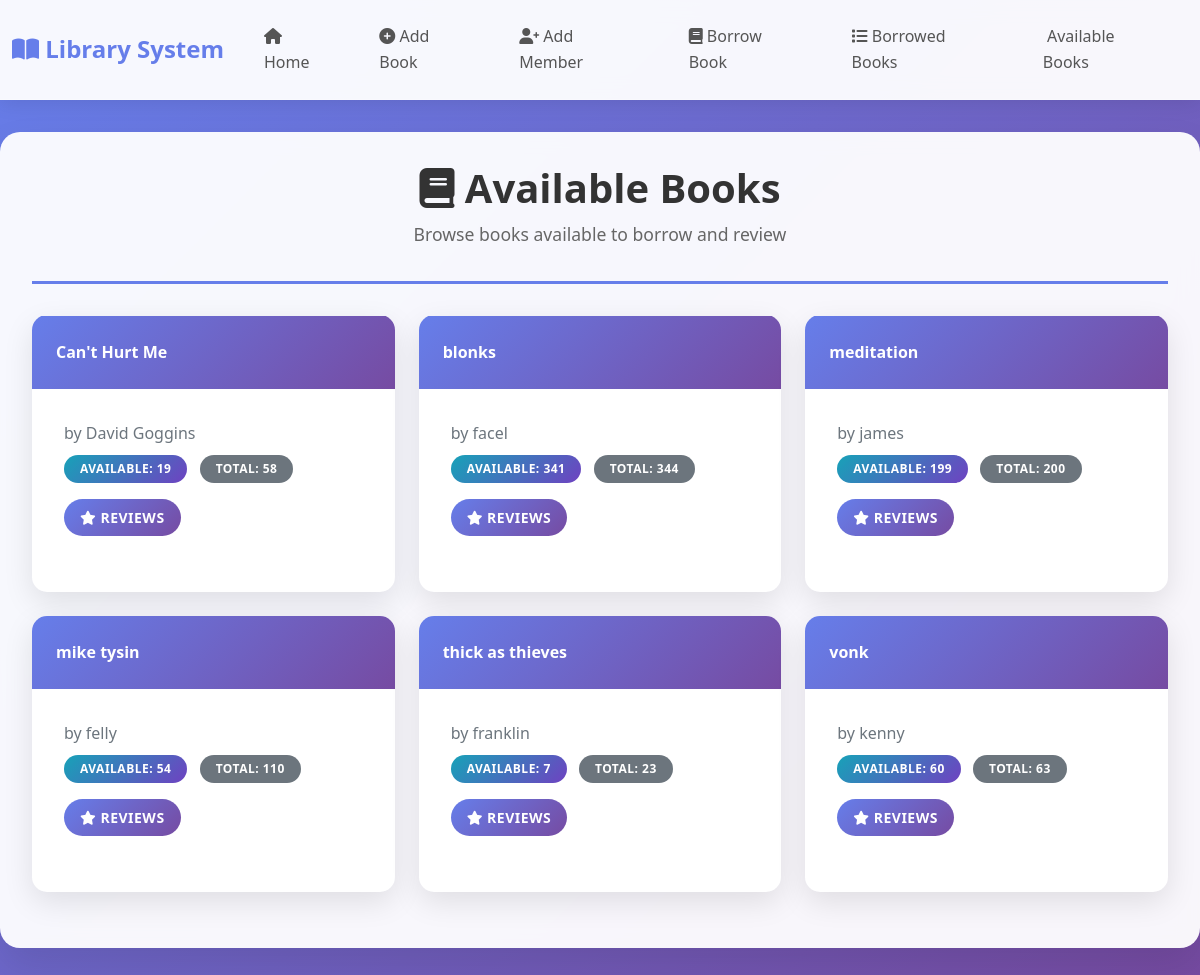
Page /available-books/ on the earlier database version.
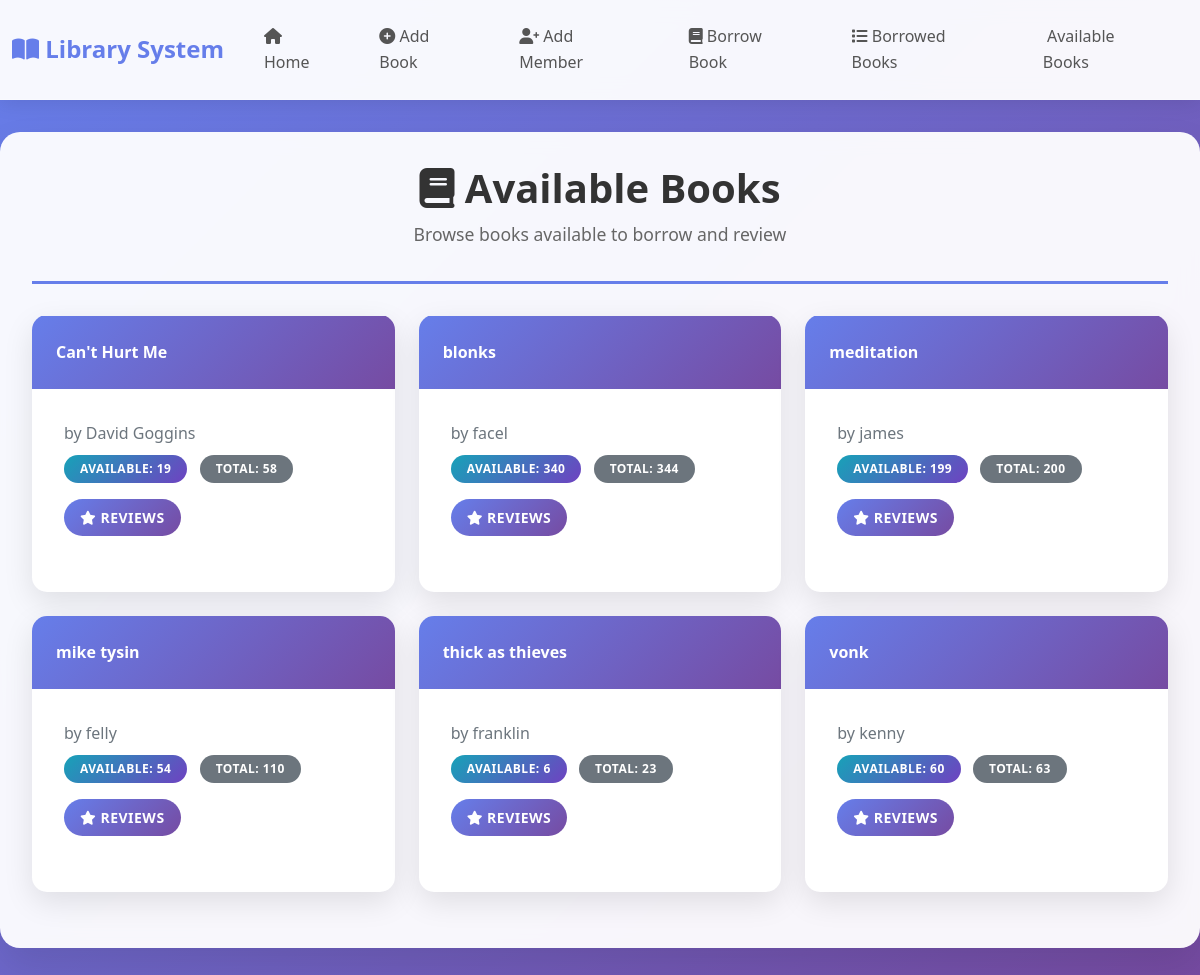
Same page on the later database version.
### library_app/models.py (models this page shows, shortened)
class Book(models.Model):
    title=models.CharField(max_length=255)
    author=models.CharField(max_length=255)
    total_copies=models.PositiveIntegerField(validators=[minvalidator(0)], default=0)
    available_copies=models.PositiveIntegerField(validators=[minvalidator(0)], default=0)
    date_added=models.DateField(auto_now_add=True)

### library_app/views.py (the view)
# urls.py: path('available-books/', views.available_books, name='available_books'),
def available_books(request):
    books = Book.objects.filter(available_copies__gt=0).order_by('title')
    print(f"Available books count: {books.count()}")
    if not books:
        messages.info(request, "No available books found.")
    return render(request, 'available_books.html', {'books': books})

### library_app/templates/available_books.html (shortened to what this page needs)
{% extends 'base.html' %}
{% block content %}
<div class="page-header">
    <h1><i class="fas fa-book"></i> Available Books</h1>
    <p class="subtitle">Browse books available to borrow and review</p>
</div>
{% if books %}
    <div class="row">
        {% for book in books %}
            <div class="col-md-6 col-lg-4 mb-4">
                <div class="card h-100">
                    <div class="card-header">
                        {{ book.title }}
                    </div>
                    <div class="card-body">
                        <p class="mb-2 text-muted">by {{ book.author }}</p>
                        <p>
                            <span class="badge bg-info">Available: {{ book.available_copies }}</span>
                            <span class="badge bg-secondary ms-2">Total: {{ book.total_copies }}</span>
                        </p>
                        <a href="{% url 'book_reviews' book.id %}" class="btn btn-primary btn-sm">
                            <i class="fas fa-star"></i> Reviews
                        </a>
                    </div>
                </div>
            </div>
        {% endfor %}
    </div>
{% else %}
    <div class="alert alert-info">
        <i class="fas fa-info-circle"></i> No available books found.
    </div>
{% endif %}
{% endblock %}

Differences in the rows shown:
changed Book "blonks": available_copies "341" → "340"
changed Book "thick as thieves": available_copies "7" → "6"
